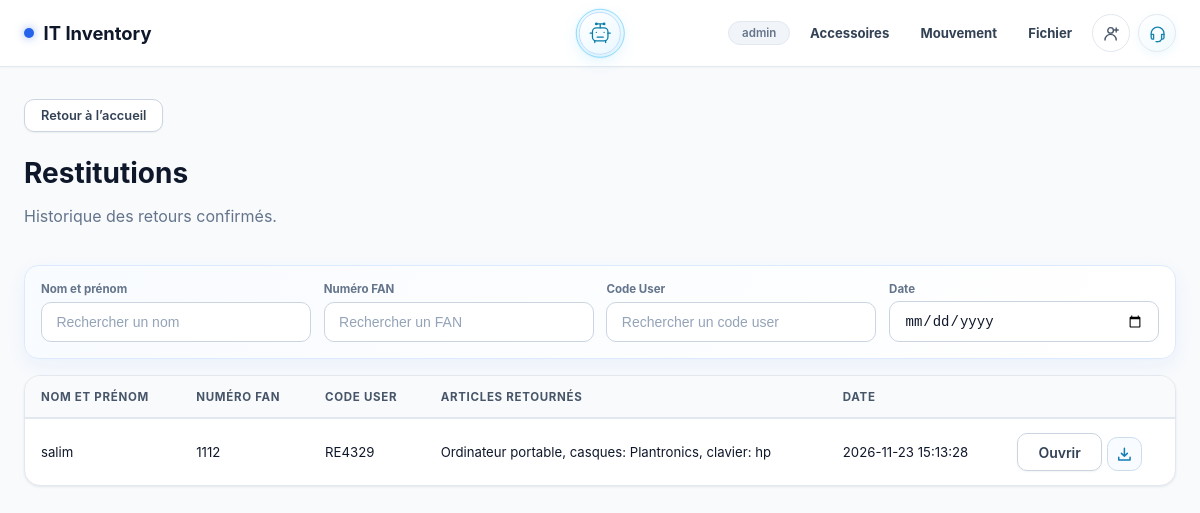
The app's page /restitutions (signed in) with its own data.
### tables this page shows
CREATE TABLE app_users (
            id INTEGER PRIMARY KEY AUTOINCREMENT,
            username TEXT NOT NULL UNIQUE COLLATE NOCASE,
            password_hash TEXT NOT NULL,
            access_level TEXT NOT NULL CHECK(access_level IN ('read', 'write', 'full')),
            is_admin INTEGER NOT NULL DEFAULT 0,
            created_at TEXT NOT NULL DEFAULT CURRENT_TIMESTAMP
        , email TEXT);

CREATE TABLE restitutions (
        id INTEGER PRIMARY KEY AUTOINCREMENT,
        computer_id INTEGER NOT NULL,
        created_at TEXT NOT NULL DEFAULT CURRENT_TIMESTAMP
    , recipient_name TEXT, recipient_code TEXT, computer_returned INTEGER NOT NULL DEFAULT 0);

### app/routes/inventory.py (the view)
@inventory_bp.route('/restitutions')
def restitution_index():
    records = get_db().execute("""SELECT r.id AS restitution_id, r.created_at AS issued_at,
        COALESCE(r.recipient_name, i.last_recipient, i.username,
            (SELECT d.recipient_name FROM discharges d WHERE d.computer_id=r.computer_id ORDER BY d.id DESC LIMIT 1)) AS display_user,
        COALESCE(r.recipient_code, i.code_user,
            (SELECT d.recipient_code FROM discharges d WHERE d.computer_id=r.computer_id ORDER BY d.id DESC LIMIT 1)) AS display_code,
        r.computer_returned, i.fan,
        GROUP_CONCAT(CASE WHEN ri.category = 'sim-cards' THEN 'SIM Cards' WHEN ri.category = 'telephones' THEN 'Téléphone' ELSE ri.category END || ': ' || ri.brand || CASE WHEN ri.phone_model IS NOT NULL THEN ' ' || ri.phone_model ELSE '' END || CASE WHEN ri.category = 'sim-cards' THEN ' - ' || COALESCE(ri.serial_number, '') || ' - ' || COALESCE(ri.technical_details, '') ELSE '' END, ', ') AS returned_items
        FROM restitutions r JOIN inventory i ON i.id=r.computer_id
        LEFT JOIN restitution_items ri ON ri.restitution_id=r.id
        GROUP BY r.id ORDER BY r.id DESC""").fetchall()
    return render_template('discharge_list.html', records=records, movement='restitution')

### app/models/database.py (called while the page is built)
def get_db():
    if 'db' not in g:
        g.db = sqlite3.connect(
            current_app.config['DB_PATH'],
            detect_types=sqlite3.PARSE_DECLTYPES,
        )
        g.db.row_factory = sqlite3.Row
    return g.db

### templates/discharge_list.html (shortened to what this page needs)
{% extends 'base.html' %}
{% block content %}
<div class="page-fade accessory-page discharge-history">
  <a href="{{ url_for('inventory.index') }}" class="btn-back">Retour à l’accueil</a>
  <header class="accessory-heading"><div><h1>{{ 'Restitutions' if movement == 'restitution' else 'Décharges' }}</h1><p class="text-muted">{{ 'Historique des retours confirmés.' if movement == 'restitution' else 'Décharges actives : les articles déjà retournés sont retirés de cette liste.' }}</p></div></header>
  <div class="discharge-search-grid">
    <label>Nom et prénom<input id="searchUser" class="form-input" placeholder="Rechercher un nom" oninput="filterDischarges()"></label>
    <label>Numéro FAN<input id="searchFan" class="form-input" placeholder="Rechercher un FAN" oninput="filterDischarges()"></label>
    <label>Code User<input id="searchCodeUser" class="form-input" placeholder="Rechercher un code user" oninput="filterDischarges()"></label>
    <label>Date<input id="searchDate" type="date" class="form-input" oninput="filterDischarges()"></label>
  </div>
  <div class="card accessory-table-wrap"><table class="inv-table"><thead><tr><th>Nom et prénom</th><th>Numéro FAN</th><th>Code User</th><th>{{ 'Articles retournés' if movement == 'restitution' else 'Articles remis' }}</th><th>Date</th><th></th></tr></thead><tbody id="dischargeRows">
    {% for row in records %}{% set items = row.returned_items if movement == 'restitution' else row.taken_items %}{% if movement == 'restitution' and row.computer_returned %}{% set items = ('Ordinateur portable' ~ (', ' ~ items if items else '')) %}{% endif %}<tr class="discharge-record" data-code="{{ (row.display_code or '')|lower }}" data-fan="{{ (row.fan or '')|lower }}" data-user="{{ (row.display_user or '')|lower }}" data-date="{{ (row.issued_at or '')[:10] }}"><td>{{ row.display_user or '—' }}</td><td>{{ row.fan or '—' }}</td><td>{{ row.display_code or '—' }}</td><td>{{ items or '—' }}</td><td>{{ row.issued_at or '—' }}</td><td class="document-actions">{% if movement == 'restitution' %}<a class="btn btn-secondary" href="{{ url_for('inventory.restitution_record_document', restitution_id=row.restitution_id) }}">Ouvrir</a><a class="document-download-button" href="{{ url_for('inventory.restitution_record_document', restitution_id=row.restitution_id, download=1) }}" aria-label="Télécharger la restitution {{ row.restitution_id }}" title="Télécharger la restitution"><svg viewBox="0 0 20 20" aria-hidden="true"><path d="M10 2.75v9.5m0 0 3.5-3.5M10 12.25l-3.5-3.5M3.25 13.5v3.25h13.5V13.5"/></svg></a>{% endif %}</td></tr>{% else %}<tr><td colspan="6" class="accessory-empty">{{ 'Aucun retour confirmé.' if movement == 'restitution' else 'Aucune décharge active.' }}</td></tr>{% endfor %}
  </tbody></table></div>
</div>
{% endblock %}

### templates/base.html (shortened to what this page needs)
<!DOCTYPE html>
<html lang="fr">
<head>
    <link rel="stylesheet" href="{{ url_for('static', filename='css/main.css') }}">
    <link rel="stylesheet" href="{{ url_for('static', filename='css/animations.css') }}">
</head>
<body>
    <nav class="navbar">
        <div class="navbar-inner">
            <a href="{{ url_for('inventory.index') }}" class="navbar-brand">
                <span class="dot"></span>
                IT Inventory
            </a>
            {% if current_user %}<button type="button" class="ai-assistant-trigger" id="aiAssistantTrigger" aria-label="Ouvrir l’assistant IA d’inventaire" aria-haspopup="dialog" aria-controls="aiAssistantModal" aria-expanded="false">
                <svg viewBox="0 0 32 32" aria-hidden="true"><rect x="6" y="9" width="20" height="17" rx="5"/><path d="M16 4v5M12 4h8M3 16h3m20 0h3M11 15h.01M21 15h.01M12 21h8M9 26v2m14-2v2"/><circle cx="11" cy="4" r="1"/><circle cx="21" cy="4" r="1"/></svg>
                <span class="ai-trigger-pulse" aria-hidden="true"></span>
            </button>{% endif %}
            <div class="navbar-actions">
                {% if current_user %}
                <span class="navbar-badge">{{ current_user.username }}</span>
                <div class="accessories-menu">
                    <a href="#" class="accessories-trigger" onclick="return false;">Accessoires</a>
                </div>
                <div class="accessories-menu movement-menu">
                    <a href="#" class="accessories-trigger" onclick="return false;">Mouvement</a>
                </div>
                {% if current_user.is_admin or current_user.access_level in ['write', 'full'] %}
                <div class="file-menu">
                    <a href="#" class="file-trigger" onclick="return false;">Fichier</a>
                </div>
                {% endif %}
                <div class="contact-menu">
                    <button type="button" class="contact-trigger" aria-label="Contact et options du compte">
                        <svg viewBox="0 0 24 24" aria-hidden="true"><circle cx="12" cy="8" r="3.5"/><path d="M5 20a7 7 0 0 1 14 0M19 5v5m-2.5-2.5h5"/></svg>
                    </button>
                </div>
                <div class="helpdesk-menu">
                    <button type="button" class="helpdesk-menu-trigger" aria-label="Helpdesk menu" aria-haspopup="true">
                        <svg viewBox="0 0 24 24" aria-hidden="true"><path d="M4 13v-1a8 8 0 0 1 16 0v1"/><path d="M4 13h3v6H6a2 2 0 0 1-2-2v-4Zm16 0h-3v6h1a2 2 0 0 0 2-2v-4ZM17 19a5 5 0 0 1-5 3h-1"/><path d="M10 22h2"/></svg>
                    </button>
                </div>
                {% else %}<a class="dashboard-nav-link" href="{{ url_for('auth.login') }}">IT admin</a>{% endif %}
            </div>
        </div>
    </nav>
    <main>
        {% block content %}{% endblock %}
    </main>
</body>
</html>

### static/css/animations.css (style rules this page uses)
.page-fade { animation: fadeUp 0.3s ease both; }

### records on screen
app_users: username "admin"
restitutions: recipient_name "salim", fan "1112", recipient_code "RE4329", items "Ordinateur portable, casques: Plantronics, clavier: hp", created_at "2026-11-23 15:13:28"

### other values on screen
{{ 'Restitutions' if movement == 'restitution' else 'Décharges' }} "Restitutions"
